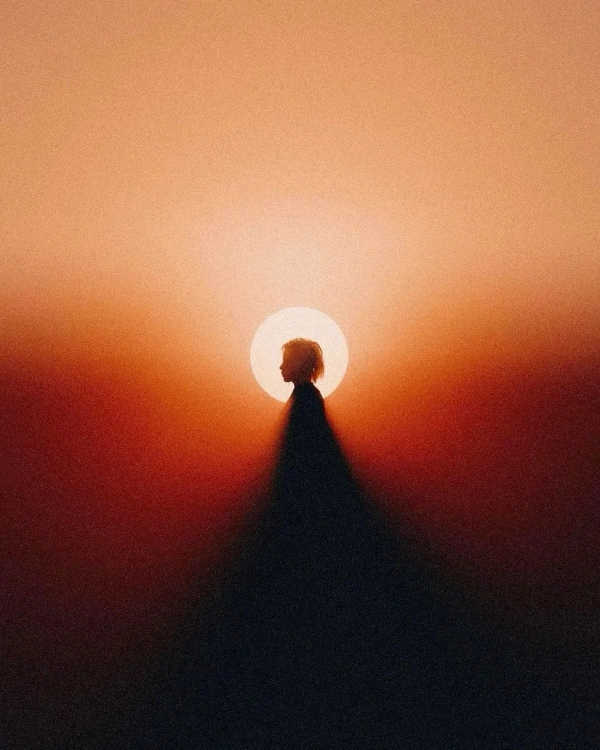
#> input picture backend/assets/curadoria/anchor-halo.jpg, 1200 x 1500 px (shown at 1/2 size)
$ python -i criador_anuncios.py   (imports and definitions only)
#> lines starting #> are read from the running program, lines starting #| are printed output that depends on the picture
import io
import sys
from pathlib import Path

from PIL import Image, ImageDraw, ImageFont

sys.path.insert(0, "C:/Users/julia/nano-banana-mcp")
from core.agentes.register_carousel import register as reg
from core.util.gen_image_openai import gen_openai

# Constants
W, H = 1080, 1080
OUT_DIR = Path("C:/Users/julia/Desktop/Anuncios_Quadrados")
# [1 line not run here, left out]

FONTS_DIR = Path("C:/Windows/Fonts")
FONT_MAIN = str(FONTS_DIR / "Inter-Bold-slnt=0.ttf")
FONT_SUB  = str(FONTS_DIR / "Inter-Regular-slnt=0.ttf")

anuncios = [
    {
        "id": "ad_01_trabalha_menos_v2",
        "headline": "Gente que trabalha menos que você ganha mais.",
        "sub": "Não é injustiça. É frequência...",
        "cta": "Entre no grupo VIP de lançamento do Engenheiros da Realidade pra entender como mudar isso.",
        "prompt": "An epic, majestic, and hyper-detailed painting of an ancient alchemical golden clockwork mechanism suspended over a vast, glowing mystical city. Volumetric lighting, rich colors, intricate details, highly atmospheric. No text."
    },
    {
        "id": "ad_02_prosperidade_v2",
        "headline": "Prosperidade não é questão de estratégia. É questão de frequência.",
        "sub": "E frequência muda pelo corpo, não pelo pensamento.",
        "cta": "Entra no grupo de lançamento do Engenheiros da Realidade.",
        "prompt": "An epic, majestic, and hyper-detailed painting of a colossal glowing golden tree of life with roots intertwining inside a mystical ancient temple. Volumetric lighting, rich colors, highly atmospheric. No text."
    }
]

def draw_text_wrapped(draw, text, font, max_width, start_x, start_y, fill="white", line_spacing=1.2):
    lines = []
    words = text.split()
    current_line = []
    for w in words:
        test_line = " ".join(current_line + [w])
        width = font.getlength(test_line)
        if width <= max_width:
            current_line.append(w)
        else:
            if current_line:
                lines.append(" ".join(current_line))
            current_line = [w]
    if current_line:
        lines.append(" ".join(current_line))

    y = start_y
    dummy_bbox = draw.textbbox((0,0), "Ag", font=font)
    line_h = dummy_bbox[3] - dummy_bbox[1]

    total_height = 0
    for line in lines:
        # Left alignment
        x = start_x
        # Shadow for legibility
        draw.text((x+3, y+3), line, font=font, fill="black")
        draw.text((x, y), line, font=font, fill=fill)
        y += int(line_h * line_spacing)
        total_height += int(line_h * line_spacing)

    return total_height

def process_anuncio(data):
    print(f"Gerando [{data['id']}]...")
    # 1. Gen Image (1024x1024 for square)
    raw_fname = OUT_DIR / f"raw_{data['id']}.jpg"
    img_bytes = None

    if raw_fname.exists():
        print("  Carregando RAW do cache...")
        img_bytes = raw_fname.read_bytes()
    else:
        img_bytes = gen_openai(data["prompt"], size="1024x1024")
        if img_bytes:
            raw_fname.write_bytes(img_bytes)

    if not img_bytes:
        print("Falha ao gerar imagem.")
        return

    # 2. Open and Resize
    img = Image.open(io.BytesIO(img_bytes)).convert("RGBA")
    img = img.resize((W, H), Image.LANCZOS)

    # 3. Create Overlay (Dark gradient from bottom to top for text legibility)
    overlay = Image.new("RGBA", (W, H), (0, 0, 0, 0))
    draw_overlay = ImageDraw.Draw(overlay)

    # Gradient from y=H//2 to H
    for y in range(H//2 - 200, H):
        alpha = int(240 * ((y - (H//2 - 200)) / (H - (H//2 - 200))))
        draw_overlay.line([(0, y), (W, y)], fill=(0, 0, 0, alpha))

    img = Image.alpha_composite(img, overlay)

    # 4. Draw Text
    draw = ImageDraw.Draw(img)
    try:
        f_head = ImageFont.truetype(FONT_MAIN, 64)
        f_sub = ImageFont.truetype(FONT_SUB, 48)
        f_cta = ImageFont.truetype(FONT_MAIN, 36)
    except Exception as e:
        print("Erro ao carregar fontes:", e)
        return

    start_x = 80 # Left margin
    max_w = W - 160 # Width constraint

    # Calulate total height to position at the bottom
    dummy_draw = ImageDraw.Draw(Image.new("RGB", (1,1)))
    h1 = draw_text_wrapped(dummy_draw, data["headline"], f_head, max_w, start_x, 0)
    h2 = draw_text_wrapped(dummy_draw, data["sub"], f_sub, max_w, start_x, 0)
    h3 = draw_text_wrapped(dummy_draw, data["cta"], f_cta, max_w, start_x, 0)

    total_text_h = h1 + 40 + h2 + 80 + h3

    # Position text starting near the bottom
    start_y = H - total_text_h - 100

    # Draw Headline
    y_pos = start_y
    h_used = draw_text_wrapped(draw, data["headline"], f_head, max_w, start_x, y_pos, fill="white", line_spacing=1.1)

    # Draw Subtitle
    y_pos += h_used + 40
    h_used2 = draw_text_wrapped(draw, data["sub"], f_sub, max_w, start_x, y_pos, fill=(220,220,220), line_spacing=1.2)

    # Draw CTA
    y_pos += h_used2 + 60
    draw_text_wrapped(draw, data["cta"], f_cta, max_w, start_x, y_pos, fill=(255,215,0), line_spacing=1.2) # Golden color for CTA

    # 5. Save
    out_path = OUT_DIR / f"{data['id']}.jpg"
    img.convert("RGB").save(out_path, quality=95)
    print(f"Salvo: {out_path}\n")

    # Registra no dashboard
    reg(
        title = f"Anúncio: {data['headline'][:20]}...",
        theme = f"anuncio-{data['id']}",
        slides_dir = str(OUT_DIR),
        format = "Quadrado",
        caption = f"{data['sub']}\n\n{data['cta']}",
        slide_prefix = f"{data['id']}" # Conta apenas este slide
    )

# [5 lines not run here, left out]

>>> import cv2
>>> picture = cv2.imread('assets/curadoria/anchor-halo.jpg', cv2.IMREAD_GRAYSCALE)
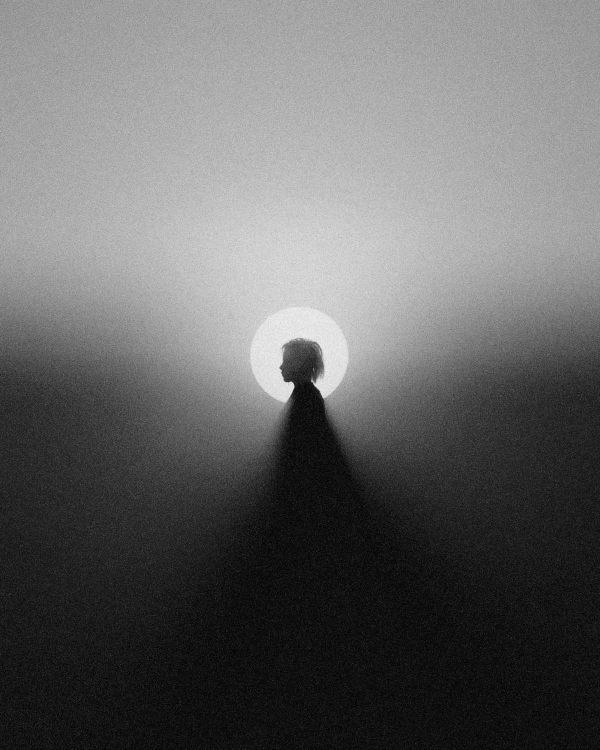
#> picture: shape (1500, 1200) (shown at 1/2 size); min 0, max 244, mean 101.3
#> (the run stopped early here; a loop or call above may not have finished)
